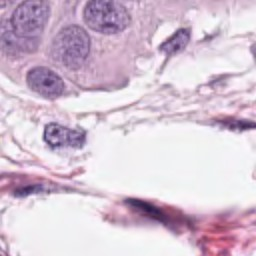
#> input picture clustering/analysis_outputs/1-372_0_0_0_256_256.tif, 256 x 256 px
$ python compare_clusters.py
#> lines starting #> are read from the running program, lines starting #| are printed output that depends on the picture
import matplotlib.pyplot as plt
import numpy as np
from PIL import Image

# List of file paths for the 16 images
file_paths = [
    './analysis_outputs/1-372_0_0_0_256_256.tif',
    './analysis_outputs/3-366_0_0_0_256_256.tif',
    './analysis_outputs/TCGA-GM-A2DH-DX1_0_67941_72004_68257_72320.tif',
    './analysis_outputs/TCGA-A7-A0DA-DX1_0_54329_24518_54643_24832.tif',
    './analysis_outputs/3-2660_0_0_0_256_256.tif',
    './analysis_outputs/2-2456_0_0_0_256_256.tif',
    './analysis_outputs/consep_6_0_0_500_500.tif',
    './analysis_outputs/2-1309_0_0_0_256_256.tif',
    './analysis_outputs/TCGA-BH-A0B3-DX1_0_107308_53366_107626_53684.tif',
    './analysis_outputs/1-1377_0_0_0_256_256.tif',
    './analysis_outputs/TCGA-A7-A6VV-DX1_0_62274_47190_62589_47506.tif',
    './analysis_outputs/179_0_49214_38961_50238_39985.tif'
]

# Read images from file paths
images = [Image.open(file_path) for file_path in file_paths]
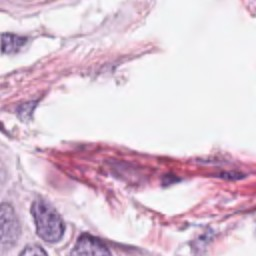
#> input picture clustering/analysis_outputs/3-366_0_0_0_256_256.tif, 256 x 256 px
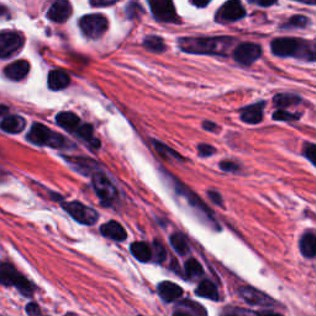
#> input picture clustering/analysis_outputs/TCGA-GM-A2DH-DX1_0_67941_72004_68257_72320.tif, 316 x 316 px
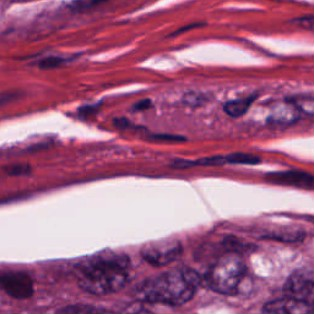
#> input picture clustering/analysis_outputs/TCGA-A7-A0DA-DX1_0_54329_24518_54643_24832.tif, 314 x 314 px
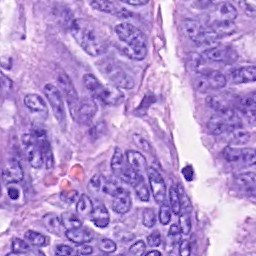
#> input picture clustering/analysis_outputs/3-2660_0_0_0_256_256.tif, 256 x 256 px
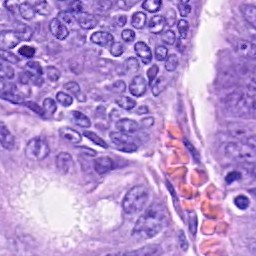
#> input picture clustering/analysis_outputs/2-2456_0_0_0_256_256.tif, 256 x 256 px
#> (the run stopped early here; a loop or call above may not have finished)
